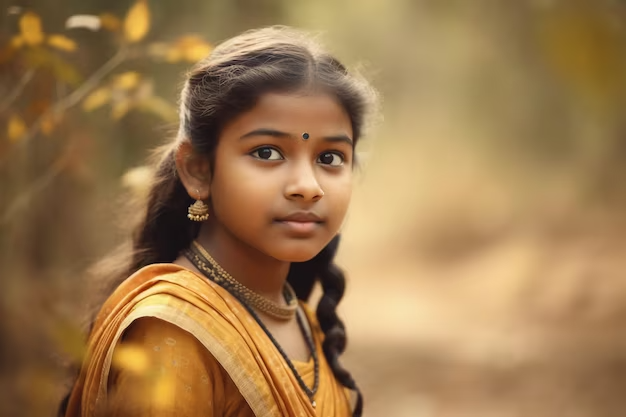
#> input picture Face_Detection/img1.png, 626 x 417 px, found by its file name
$ jupyter execute --allow-errors OPENCV.ipynb
#> lines starting #> are read from the running program, lines starting #| are printed output that depends on the picture; after the words box and inside, x2 and y2 are one past the last pixel; in counts of white or black regions, pixels touching at a corner belong together
# Face Detection

### For Image

[cell 1]
import cv2
#Trained Dataset
train_dataset=cv2.CascadeClassifier('haarcascade_frontalface_default.xml')

### Read a Image

[cell 2]
img1=cv2.imread(r'C:\Users\gayat\Downloads\kani\Face_Detection\img1.png') #for single image
#> img1 is the input picture: shape (417, 626, 3); mean B, G, R 79.8, 122.7, 157.8
cv2.imshow('single',img1)

[cell 3]
img2=cv2.imread('mul.jpg')#for multiple image
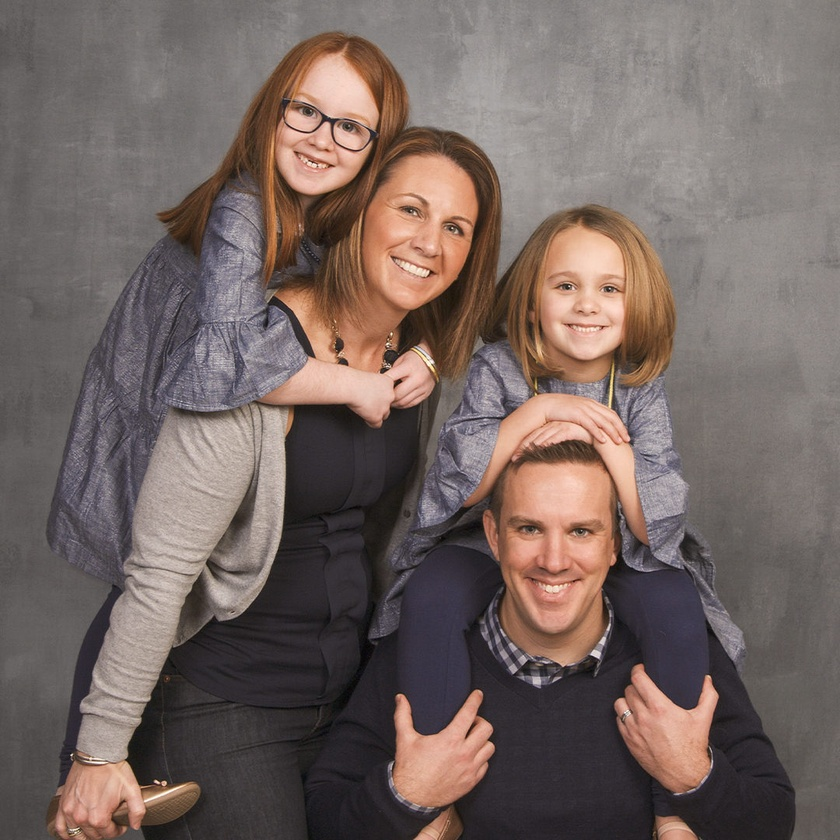
#> input picture Face_Detection/mul.jpg, 840 x 840 px, shrunk from 1080 x 1080 before the run
#> img2 is the input picture: shape (840, 840, 3); mean B, G, R 97.3, 101.7, 116.3

### convert into grayscale

#> (a cell that did not finish here is left out)

#> (a cell that did not finish here is left out)

### for creating rectangle

#> (a cell that did not finish here is left out)

# For video

[cell 7]
import cv2
#Trained Dataset
train_dataset=cv2.CascadeClassifier('haarcascade_frontalface_default.xml')
video=cv2.VideoCapture('v_single.mp4')
# for loop capturing(if we don't give that loop we have press any key to move the video )
while True:
   success,frame=video.read()
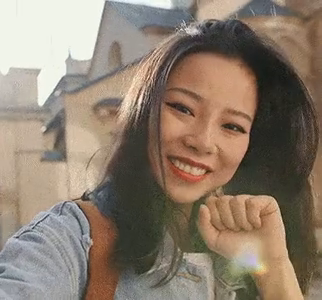
#> input picture frame 9 of Face_Detection/v_single.mp4, 322 x 300 px
#> frame is the input picture: shape (300, 322, 3); mean B, G, R 109.7, 125.1, 140.6
   if success==True:
      gray=cv2.cvtColor(frame,cv2.COLOR_BGR2GRAY)
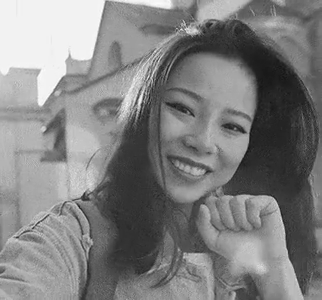
#> gray: shape (300, 322); min 19, max 254, mean 128
      faces=train_dataset.detectMultiScale(gray)
#> faces = [[145, 69, 128, 128]]
      for x,y,w,h in faces:
         cv2.rectangle(frame,(x,y),(x+w,y+h),(255,0,0),2)
#> this loop made 1 pass
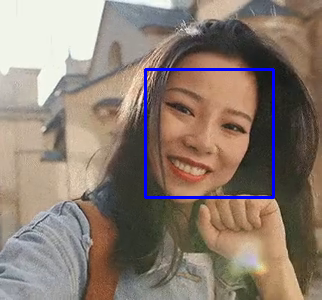
#> frame: shape (300, 322, 3); 1.59% of pixels changed, all inside (x1, y1, x2, y2) = (144, 68, 275, 199)
         #cv2.rectangle(img,(x-axis,y-axis),(for create box),(255,0,0 for give color for box),2 for thickness)
      cv2.imshow('video',frame)
      cv2.waitKey(1)
   else:
      print("video completed ot frame nil")
      break
